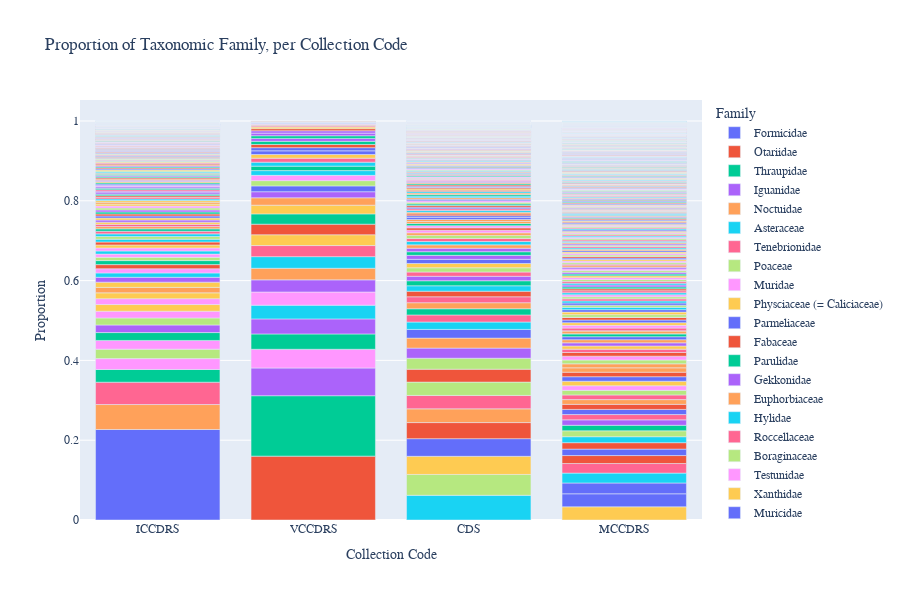

This figure's notebook cell:
### Markdown cell above
## Visualization

- Visualize these results using Plotly, with proper labels and a title

### Code cell
# define a fig
fig = px.bar(data_taxonomy_df.sort_values('proportion', ascending=False), 
             x="CollectionCode", 
             y="proportion", 
             labels = {'proportion': 'Proportion',
                        'CollectionCode': 'Collection Code'},
             hover_data = {'proportion':True,
                           'CollectionCode':False,
                           'Family':True},
             color="Family", 
             title="Proportion of Taxonomic Family, per Collection Code",
             width=None, 
             height=600             
             )

# font
fig.update_layout(
    font_family="Arial",
    title_font_family="Arial")

fig.show()
